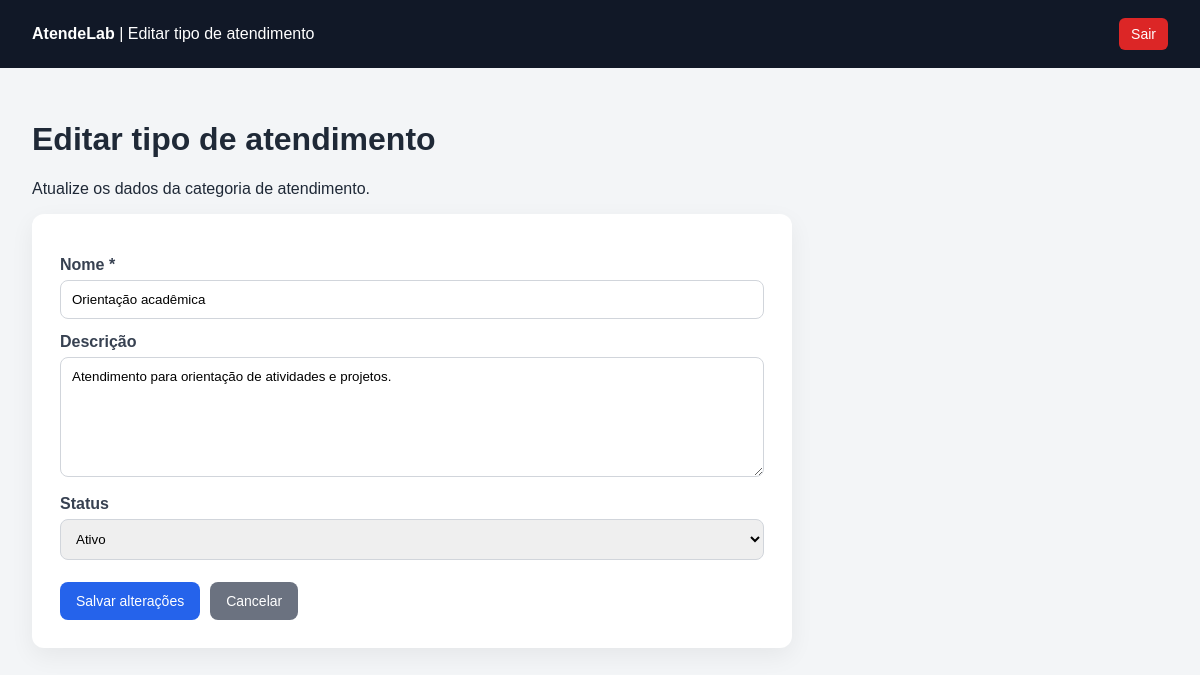
Page /tipos/editar.php?id=3 (signed in) on the earlier database version.
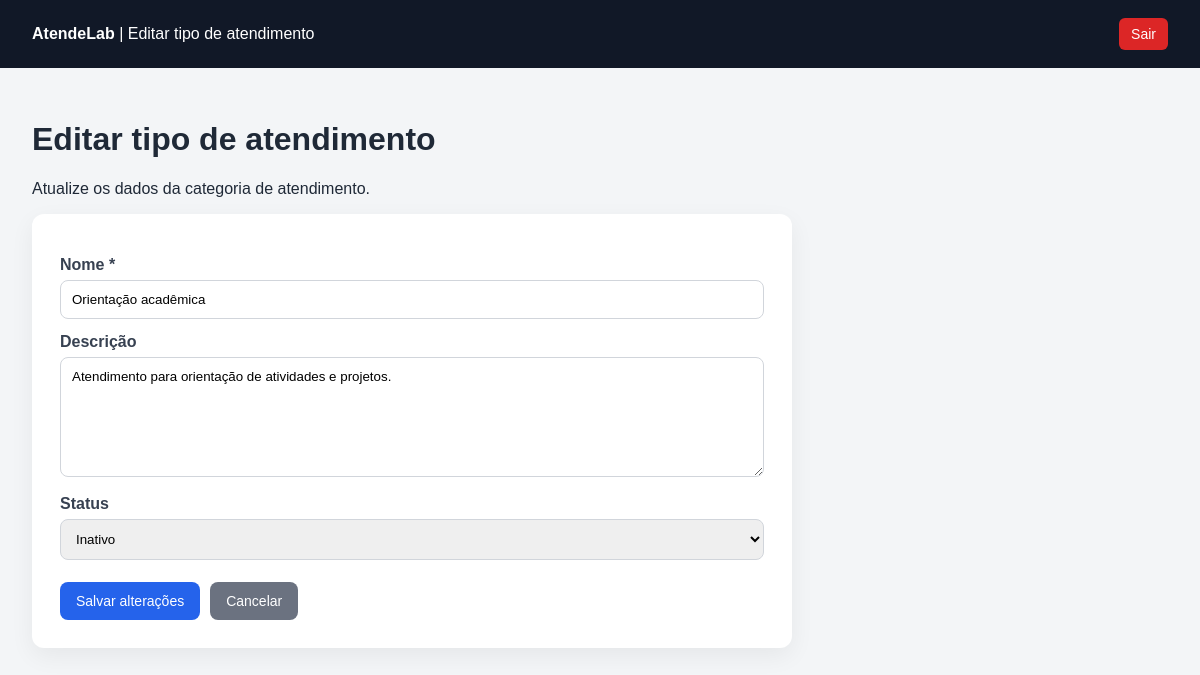
Same page on the later database version.
### tables this page shows
CREATE TABLE `tipos_atendimentos` (
  `id` int(11) NOT NULL,
  `nome` varchar(100) NOT NULL,
  `descricao` text DEFAULT NULL,
  `status` enum('ativo','inativo') DEFAULT 'ativo',
  `criado_em` timestamp NOT NULL DEFAULT current_timestamp(),
  `atualizado_em` timestamp NOT NULL DEFAULT current_timestamp() ON UPDATE current_timestamp()
);

### tipos/editar.php (the view, shortened to what this page needs)
<?php
require_once __DIR__ . '/../config/database.php';
$id = $_GET['id'] ?? null;
$sql = "SELECT * FROM tipos_atendimentos WHERE id = :id LIMIT 1";
$stmt = $pdo->prepare($sql);
$stmt->bindParam(':id', $id);
$stmt->execute();
$tipo = $stmt->fetch(PDO::FETCH_ASSOC);
?>
<!DOCTYPE html>
<html lang="pt-br">
<head>
</head>
<body>
<header>
    <div>
        <strong>AtendeLab</strong>
        <span> | Editar tipo de atendimento</span>
    </div>
    <a href="../logout.php">Sair</a>
</header>
<main>
    <h1>Editar tipo de atendimento</h1>
    <p>Atualize os dados da categoria de atendimento.</p>
    <div class="card">
        <form method="POST" action="">
            <label for="nome">Nome *</label>
            <input type="text" id="nome" name="nome" value="<?php echo htmlspecialchars($tipo['nome']); ?>" required>
            <label for="descricao">Descrição</label>
            <textarea id="descricao" name="descricao"><?php echo htmlspecialchars($tipo['descricao']); ?></textarea>
            <label for="status">Status</label>
            <select id="status" name="status">
                <option value="ativo" <?php echo $tipo['status'] === 'ativo' ? 'selected' : ''; ?>>Ativo</option>
                <option value="inativo" <?php echo $tipo['status'] === 'inativo' ? 'selected' : ''; ?>>Inativo</option>
            </select>
            <div class="botoes">
                <button class="btn" type="submit">Salvar alterações</button>
                <a class="btn btn-secundario" href="index.php">Cancelar</a>
            </div>
        </form>
    </div>
</main>
</body>
</html>

Differences in the rows shown:
changed tipos_atendimentos "Orientação acadêmica": status "Ativo" → "Inativo"
